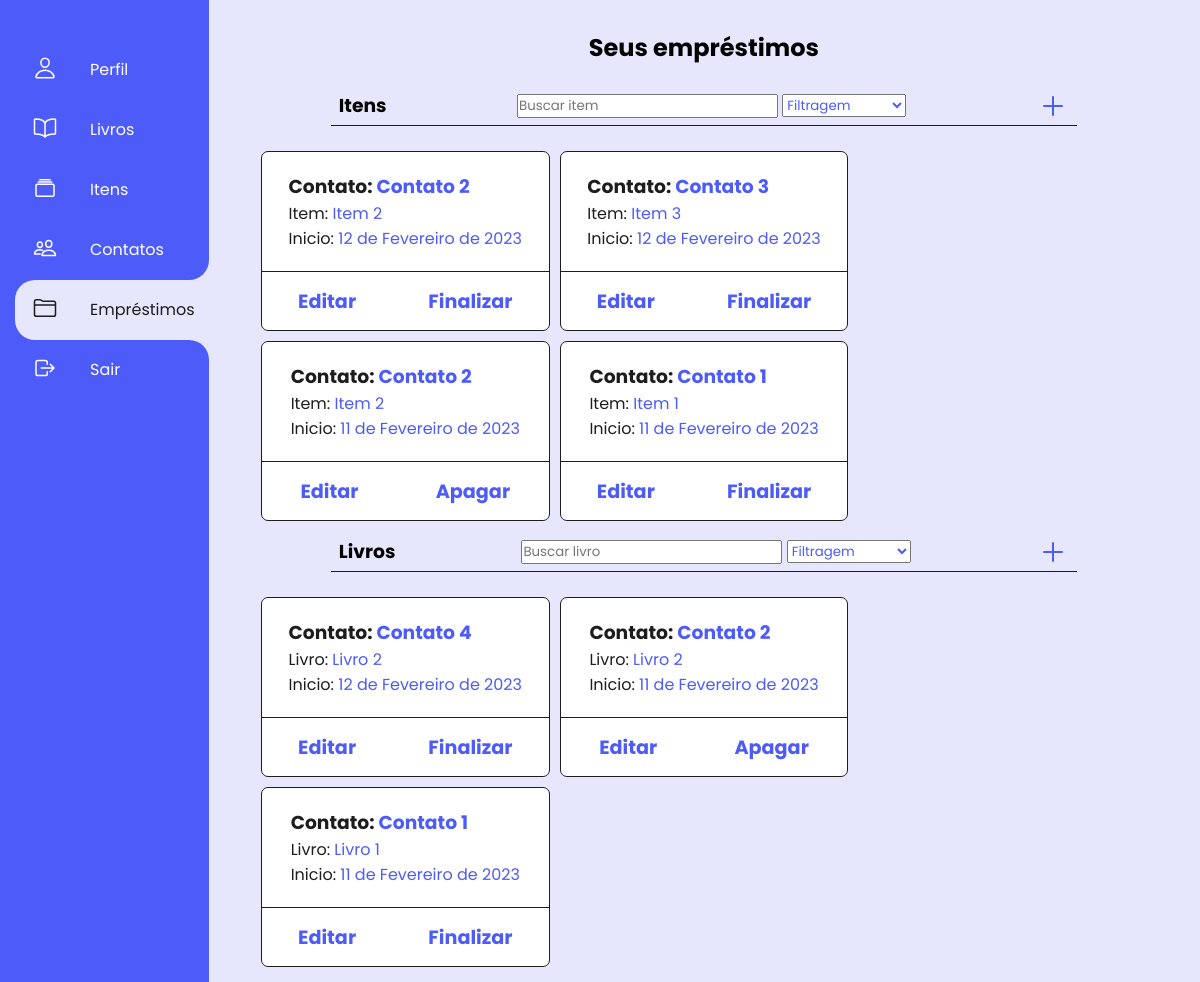
The app's page /acervo/emprestimos/ (signed in) with its own data.
### app/models.py (models this page shows, shortened)
class LendingItem(models.Model):
    started = models.DateTimeField(auto_now_add=True)
    returned = models.DateTimeField(auto_now=True)
    edited_at = models.DateTimeField(default=timezone.now())
    user = models.ForeignKey(User, on_delete=models.CASCADE, default=None)
    contact = models.ForeignKey(Contact, on_delete=models.CASCADE, default=None)
    item = models.ForeignKey(Item, on_delete=models.CASCADE, default=None)
    on_lending = models.BooleanField(default=True)

class Contact(models.Model):
    name = models.CharField(max_length=200)
    email = models.EmailField(max_length=250)
    created_at = models.DateTimeField(auto_now=True)
    edited_at = models.DateTimeField(default=timezone.now())
    user = models.ForeignKey(User, on_delete=models.CASCADE, default=None)
    def __str__(self):
        return self.name

class Item(models.Model):
    name = models.CharField(max_length=150)
    description = models.CharField(max_length=200)
    on_lending = models.BooleanField(default=False)
    created_at = models.DateTimeField(auto_now=True)
    edited_at = models.DateTimeField(default=timezone.now())
    user = models.ForeignKey(User, on_delete=models.CASCADE, default=None)
    def __str__(self):
        return self.name

class LendingBook(models.Model):
    started = models.DateTimeField(auto_now_add=True)
    returned = models.DateTimeField(auto_now=True)
    edited_at = models.DateTimeField(default=timezone.now())
    user = models.ForeignKey(User, on_delete=models.CASCADE, default=None)
    contact = models.ForeignKey(Contact, on_delete=models.CASCADE, default=None)
    book = models.ForeignKey(Book, on_delete=models.CASCADE, default=None)
    on_lending = models.BooleanField(default=True)

class Book(models.Model):
    title = models.CharField(max_length=200)
    author = models.CharField(max_length=200)
    year = models.CharField(max_length=10)
    on_lending = models.BooleanField(default=False)
    created_at = models.DateTimeField(auto_now=True)
    edited_at = models.DateTimeField(default=timezone.now())
    user = models.ForeignKey(User, on_delete=models.CASCADE, default=None)
    def __str__(self):
        return self.title

### app/views.py (the view)
# urls.py: path('emprestimos/', views.LendingsView.as_view(), name='lendings'),
class LendingsView(LoginRequiredMixin, TemplateView): # 5
    def get(self, request, *args, **kwargs):
        user = request.user
        lendingItens = LendingItem.objects.filter(user=user).order_by('-edited_at')
        lendingBooks = LendingBook.objects.filter(user=user).order_by('-edited_at')
        context = {
            'user': user,
            'lendingItens': lendingItens,
            'lendingBooks': lendingBooks
        }
        return render(request, 'app/lendings/lendings.html', context)

### app/templates/app/lendings/lendings.html (shortened to what this page needs)
{% extends "app/base.html" %}
{% load static %}
{% block styles %}
<link rel="stylesheet" href="{% static 'app/css/base.css' %}">
<link rel="stylesheet" href="{% static 'app/css/withModels.css' %}">
{% endblock styles %}
{% block lendings_menu %}
<li class="list active">
    <b></b>
    <b></b>
    <a href="{% url 'lendings' %}">
        <span class="icon">
            <ion-icon name="folder-outline"></ion-icon>
        </span>
        <span class="tittle">Empréstimos</span>
    </a>
</li>
{% endblock lendings_menu %}
{% block content %}
<div class="get">
    <h2>Seus empréstimos</h2>
    <br>
    <div class="search-and-add">
        <h3>Itens</h3>
        <form action="{% url 'search_lending' %}" method="post">
            <input type="text" class="search"
            placeholder="Buscar item" name="search-item" value="{{search_item}}">
            <select name="filters-item" class="filters" onchange="this.form.submit()">
                <option class="fs-7" value="0" selected="selected" disabled>Filtragem</option>
            </select>
        </form>
        <a href="{% url 'create_lending_item' %}" class="icon">
            <ion-icon name="add-outline"></ion-icon>
        </a>
    </div>
    <ul class="content-list">
        {% for lendingItem in lendingItens %}
        <li class="element-list">
            <div class="card-elements">
                <h3 class="card-title"><span class="card-span">Contato:</span> {{ lendingItem.contact }}</h3>
                <p class="card-body"><span class="card-span">Item:</span> {{ lendingItem.item }}</p>
                <p class="card-body"><span class="card-span">Inicio:</span> {{ lendingItem.started.date }}</p>
            </div>
            <div class="crud-options">
                <a href="{% url 'update_lending_item' lendingItem.id %}" class="">Editar</a>
                {% if lendingItem.on_lending %}
                <a href="{% url 'end_lending_item' lendingItem.id %}" class="">Finalizar</a>
                {% else %}
                <a href="{% url 'delete_lending_item' lendingItem.id %}" class="">Apagar</a>
                {% endif %}
            </div>
        </li>
        {% endfor %}
    </ul>
</div>
<div class="get">
    <div class="search-and-add">
        <h3>Livros</h3>
        <form action="{% url 'search_lending' %}" method="post">
            <input type="text" class="search"
            placeholder="Buscar livro" name="search-book" value="{{search_book}}">
            <select name="filters-book" class="filters" onchange="this.form.submit()">
                <option class="fs-7" value="0" selected="selected" disabled>Filtragem</option>
            </select>
        </form>
        <a href="{% url 'create_lending_book' %}" class="icon">
            <ion-icon name="add-outline"></ion-icon>
        </a>
    </div>
    <ul class="content-list">
        {% for lendingBook in lendingBooks %}
        <li class="element-list">
            <div class="card-elements">
                <h3 class="card-title"><span class="card-span">Contato:</span> {{ lendingBook.contact }}</h3>
                <p class="card-body"><span class="card-span">Livro:</span> {{ lendingBook.book }}</p>
                <p class="card-body"><span class="card-span">Inicio:</span> {{ lendingBook.started.date }}</p>
            </div>
            <div class="crud-options">
                <a href="{% url 'update_lending_book' lendingBook.id %}" class="">Editar</a>
                {% if lendingBook.on_lending %}
                <a href="{% url 'end_lending_book' lendingBook.id %}" class="">Finalizar</a>
                {% else %}
                <a href="{% url 'delete_lending_book' lendingBook.id %}" class="">Apagar</a>
                {% endif %}
            </div>
        </li>
        {% endfor %}
    </ul>
</div>
{% endblock content %}

### app/static/app/css/base.css (style rules this page uses)
:root { --primary-color: #4d5bf9; --secundary-color: #1D1D1D; --white-color: #e6e6fc; --primary-color-light: #555fd1e8; --primary-color-heavy: #2534db; }
* { margin: 0; padding: 0; box-sizing: border-box; font-family: 'Poppins', sans-serif; }
body { background-color: var(--white-color); }
.navigation ul li { position: relative; list-style: none; width: 100%; border-top-left-radius: 20px; border-bottom-left-radius: 20px; }
.navigation ul li.active { background-color: var(--white-color); }
.navigation ul li b:nth-child(1) { position: absolute; top: -20px; height: 20px; width: 100%; background-color: var(--white-color); display: none; }
.navigation ul li b:nth-child(1)::before { content: ''; position: absolute; top: 0; left: 0; width: 100%; height: 100%; border-bottom-right-radius: 20px; background-color: var(--primary-color); }
.navigation ul li b:nth-child(2) { position: absolute; bottom: -20px; height: 20px; width: 100%; background-color: var(--white-color); display: none; }
.navigation ul li b:nth-child(2)::before { content: ''; position: absolute; top: 0; left: 0; width: 100%; height: 100%; border-top-right-radius: 20px; background-color: var(--primary-color); }
.navigation ul li.active b:nth-child(1), .navigation ul li.active b:nth-child(2) { display: block; }
.navigation ul li a { position: relative; display: block; width: 100%; display: flex; text-decoration: none; color: #fff; }
.navigation ul li.active a { color: var(--secundary-color); }
.navigation ul li a .icon { position: relative; display: block; min-width: 60px; height: 60px; line-height: 70px; text-align: center; }
.navigation ul li a .icon ion-icon { font-size: 1.5em; }
.navigation ul li a .tittle { position: relative; display: block; padding-left: 15px; height: 60px; line-height: 60px; white-space: normal; }

### app/static/app/css/withModels.css (style rules this page uses)
:root { --primary-color: #4d5bf9; --secundary-color: #1D1D1D; --white-color: #e6e6fc; --primary-color-light: #555fd1e8; --primary-color-heavy: #2534db; }
.search-and-add { display: flex; align-items: center; justify-content: space-between; width: 80%; margin-bottom: 10px; padding: 0 8px 5px; border-bottom: 1px solid var(--secundary-color); }
.get { display: flex; flex-direction: column; align-items: center; justify-content: start; }
.get .content-list { margin: 15px 0; width: 95%; height: 80%; display: flex; flex-wrap: wrap; gap: 10px; }
.get .content-list .element-list { width: 32.6%; height: 180px; display: flex; flex-direction: column; align-items: center; justify-content: center; background-color: white; color: var(--primary-color); border: 1px solid var(--secundary-color); border-radius: 7px; }
.get .content-list .element-list .card-elements { display: flex; flex-direction: column; margin: 20px; }
.card-span { color: var(--secundary-color); }
.get .content-list .element-list .card-elements .card-title, .card-body { align-self: flex-start; }
.get .content-list .element-list .crud-options { width: 100%; padding: 15px 0; border-top: 1px solid var(--secundary-color); display: flex; align-items: center; justify-content: space-around; }
.get .content-list .element-list .crud-options a { text-decoration: none; font-size: 1.2em; font-weight: bold; color: var(--primary-color); }
.get, .post { text-align: center; }
.search-and-add .icon { position: relative; display: block; min-width: 30px; height: 30px; line-height: 40px; text-align: center; }
.search-and-add .icon ion-icon { font-size: 2em; cursor: pointer; color: var(--primary-color); }
.filters { color: var(--primary-color); }

### records on screen
LendingItem: contact "Contato 2", item "Item 2", started "12 de Fevereiro de 2023", on_lending "Finalizar"
LendingItem: contact "Contato 3", item "Item 3", started "12 de Fevereiro de 2023", on_lending "Finalizar"
LendingItem: contact "Contato 2", item "Item 2", started "11 de Fevereiro de 2023", on_lending "Apagar"
LendingItem: contact "Contato 1", item "Item 1", started "11 de Fevereiro de 2023", on_lending "Finalizar"
LendingBook: contact "Contato 4", book "Livro 2", started "12 de Fevereiro de 2023", on_lending "Finalizar"
LendingBook: contact "Contato 2", book "Livro 2", started "11 de Fevereiro de 2023", on_lending "Apagar"
LendingBook: contact "Contato 1", book "Livro 1", started "11 de Fevereiro de 2023", on_lending "Finalizar"
